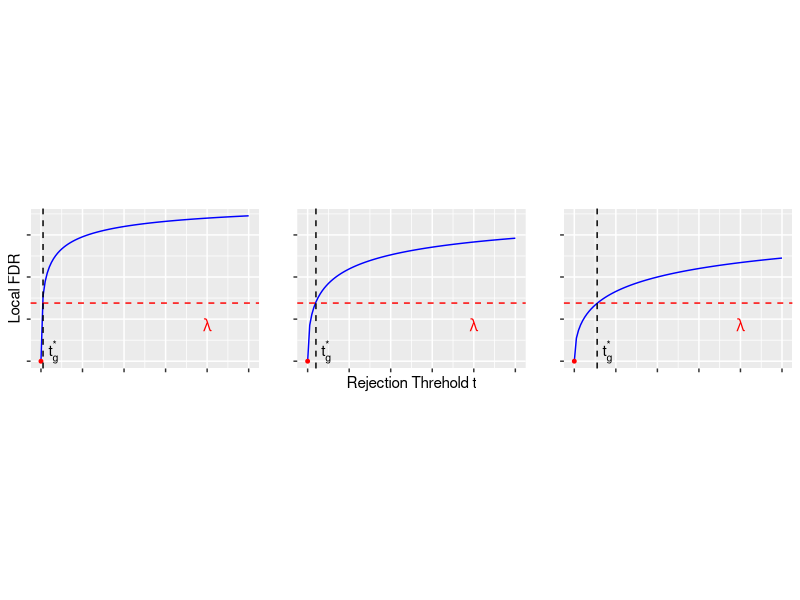
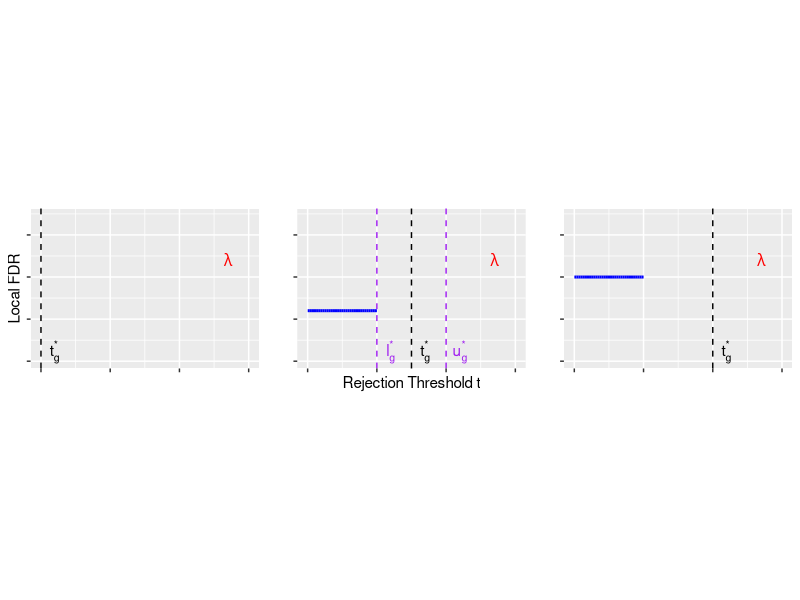

Recreate these plots in R, in order.
## ---- chunk 1
knitr::opts_chunk$set(echo = TRUE)
## ---- chunk 2
library(ggplot2)
library(cowplot)
library(gridExtra)

# Create a sequence of x values
x <- seq(0, 10, length.out = 100)

# Define the functions
f1 <- 0.5 *sqrt(x) / (0.5 *sqrt(x) + (1-0.5)/2)
f2 <- 0.3 *sqrt(x) / (0.3 *sqrt(x) + (1-0.3)/2)
f3 <- 0.2 *sqrt(x) / (0.2 *sqrt(x) + (1-0.2)/2)

# Determine the maximum value among all functions
max_value <- max(max(f1), max(f2), max(f3))

# Create the data frame for plotting
df <- data.frame(x = x, f1 = f1, f2 = f2, f3 = f3)

# Create plots
p1 <- ggplot(df, aes(x = x, y = f1)) +
  geom_line(color = "blue") +
  geom_hline(yintercept = 0.4 * max_value, linetype = "dashed", color = "red") +
  geom_point(data = subset(df, f1 == 0), aes(y = f1), color = "red", size = 1) +
  geom_vline(xintercept = 0.1, linetype = "dashed", color = "black") +
  annotate("text", x = 8, y = 0.25 * max_value, label = expression(lambda), color = "red")+
  annotate("text", x = 0.6, y = 0, label = expression(paste("t"[g]^"*")), color = "black", vjust = 0.1) +
  labs(x = " ", y = "Local FDR") +
  theme(axis.text = element_blank(), aspect.ratio = 0.7) +
  scale_x_continuous(breaks = seq(0, 10, by = 2)) +  # Add specific x-axis numbers
  ylim(0, max_value)  # Set the same y-axis limit for all plots

p2 <- ggplot(df, aes(x = x, y = f2)) +
  geom_line(color = "blue") +
  geom_hline(yintercept = 0.4 * max_value, linetype = "dashed", color = "red") +
  geom_point(data = subset(df, f2 == 0), aes(y = f2), color = "red", size = 1) +
  geom_vline(xintercept = 0.4, linetype = "dashed", color = "black") +
  annotate("text", x = 8, y = 0.25 * max_value, label = expression(lambda), color = "red")+
  annotate("text", x = 0.9, y = 0, label = expression(paste("t"[g]^"*")), color = "black", vjust = 0.1) +
  labs(x = "Rejection Threhold t", y = " ") +
  theme(axis.text = element_blank(), aspect.ratio = 0.7) +
  scale_x_continuous(breaks = seq(0, 10, by = 2)) +  # Add specific x-axis numbers
  ylim(0, max_value)  # Set the same y-axis limit for all plots

p3 <- ggplot(df, aes(x = x, y = f3)) +
  geom_line(color = "blue") +
  geom_hline(yintercept = 0.4 * max_value, linetype = "dashed", color = "red") +
  geom_point(data = subset(df, f3 == 0), aes(y = f3), color = "red", size = 1) +
  geom_vline(xintercept = 1.1, linetype = "dashed", color = "black") +
  annotate("text", x = 8, y = 0.25 * max_value, label = expression(lambda), color = "red")+
  annotate("text", x = 1.6, y = 0, label = expression(paste("t"[g]^"*")), color = "black", vjust = 0.1) +
  labs(x = " ", y = " ") +
  theme(axis.text = element_blank(), aspect.ratio = 0.7) +
  scale_x_continuous(breaks = seq(0, 10, by = 2)) +  # Add specific x-axis numbers
  ylim(0, max_value) # Set the same y-axis limit for all plots


## ---- chunk 3
library(ggpubr)
# Display the plots
ggarrange(p1, p2, p3, nrow = 1, label.x = "rejection threshold")

## ---- chunk 4
library(ggplot2)
library(cowplot)

# Create a sequence of x values
x <- seq(0.001, 3, length.out = 100)

# Define the piecewise constant function f(x)
f1 <- ifelse(x <= 0, 0, 
             ifelse(x <= 1, 0.5, 
                    ifelse(x <= 2, 1.5, 
                           4)))

segments_df <- data.frame(
  xstart = head(x, -1),
  xend = tail(x, -1),
  y = f1[-length(f1)]
)

# Plot the piecewise constant function with horizontal segments
p4 <- ggplot(segments_df, aes(x = xstart, xend = xend, y = y, yend = y)) +
  geom_segment(size = 1, color = "blue") +
  geom_hline(yintercept = 2.5, linetype = "dashed", color = "red") +
  geom_point(aes(x =2, y = 2.5), color = "red", size = 1) +
  geom_vline(xintercept = 2, linetype = "dashed", color = "black") +
  labs(x = " ", y = " ") +
  annotate("text", x = 2.7, y = 0.7 * max_value, label = expression(lambda), color = "red")+
  annotate("text", x = 2.2, y = 0, label = expression(paste("t"[g]^"*")), color = "black", vjust = 0.1) +
  theme(axis.text = element_blank(), aspect.ratio = 0.7) +
  scale_y_continuous(breaks = NULL, limits = c(0, max_value)) +
  scale_x_continuous(breaks = NULL) +
  ylim(0, max_value) +
  xlim(0, 3)
## ---- chunk 5
f2 <- ifelse(x <= 2, 2.8, 
                           3.5)

segments_df <- data.frame(
  xstart = head(x, -1),
  xend = tail(x, -1),
  y = f2[-length(f2)]
)

# Plot the piecewise constant function with horizontal segments
p5 <- ggplot(segments_df, aes(x = xstart, xend = xend, y = y, yend = y)) +
  geom_segment(size = 1, color = "blue") +
  geom_hline(yintercept = 2.5, linetype = "dashed", color = "red") +
  geom_point(aes(x =0, y = 2.5), color = "red", size = 1) +
  geom_vline(xintercept = 0, linetype = "dashed", color = "black") +
  labs(x = " ", y = "Local FDR") +
  annotate("text", x = 2.7, y = 0.7 * max_value, label = expression(lambda), color = "red")+
  annotate("text", x = 0.2, y = 0, label = expression(paste("t"[g]^"*")), color = "black", vjust = 0.1) +
  theme(axis.text = element_blank(), aspect.ratio = 0.7) +
  scale_y_continuous(breaks = NULL, limits = c(0, max_value)) +
  scale_x_continuous(breaks = NULL) +
  ylim(0, max_value) +
  xlim(0, 3)
## ---- chunk 6
f3 <- ifelse(x <= 0, 0, 
             ifelse(x <= 1, 0.3, 
                    ifelse(x <= 2, 2.5, 
                           3.5)))

segments_df <- data.frame(
  xstart = head(x, -1),
  xend = tail(x, -1),
  y = f3[-length(f3)]
)

# Plot the piecewise constant function with horizontal segments
p6 <- ggplot(segments_df, aes(x = xstart, xend = xend, y = y, yend = y)) +
  geom_segment(size = 1, color = "blue") +
  geom_hline(yintercept = 2.5, linetype = "dashed", color = "red") +
  geom_point(aes(x =1.5, y = 2.5), color = "red", size = 1) +
  geom_vline(xintercept = 1.5, linetype = "dashed", color = "black") +
  geom_vline(xintercept = 1, linetype = "dashed", color = "purple") +
  geom_vline(xintercept = 2, linetype = "dashed", color = "purple") +
  labs(x = "Rejection Threshold t", y = " ") +
  annotate("text", x = 2.7, y = 0.7 * max_value, label = expression(lambda), color = "red")+
  annotate("text", x = 1.7, y = 0, label = expression(paste("t"[g]^"*")), color = "black", vjust = 0.1) +
  annotate("text", x = 1.2, y = 0, label = expression(paste("l"[g]^"*")), color = "purple", vjust = 0.1) +
  annotate("text", x = 2.2, y = 0, label = expression(paste("u"[g]^"*")), color = "purple", vjust = 0.1) +
  theme(axis.text = element_blank(), aspect.ratio = 0.7) +
  scale_y_continuous(breaks = NULL, limits = c(0, max_value)) +
  scale_x_continuous(breaks = NULL) +
  ylim(0, max_value) +
  xlim(0, 3)
## ---- chunk 7
library(ggpubr)
ggarrange(p5, p6, p4, nrow = 1)
